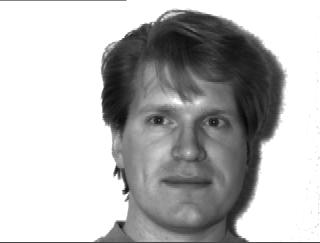
#> input picture Yale_Dataset_Eigenface/subject01.centerlight.jpg, 320 x 243 px, found by its file name; its folder holds 4 pictures in this run
$ python final_viola.py
#> lines starting #> are read from the running program, lines starting #| are printed output that depends on the picture
import numpy as np
import cv2
import os
files = [f for f in os.listdir(r'.\Yale_Dataset_Eigenface')] # Reading the files
count = 0 # count of properly detected images
image = [np.array(cv2.imread(r'.\\Yale_Dataset_Eigenface\\'+img)).flatten() for img in files] # array of flattened images
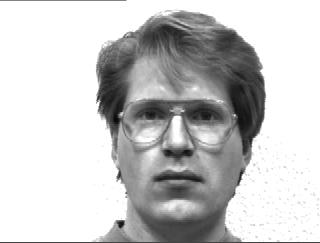
#> input picture Yale_Dataset_Eigenface/subject01.glasses.jpg, 320 x 243 px, found by its file name
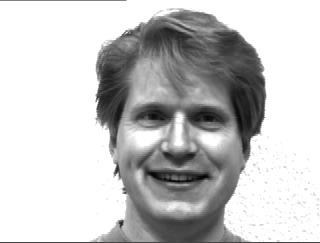
#> input picture Yale_Dataset_Eigenface/subject01.happy.jpg, 320 x 243 px, found by its file name
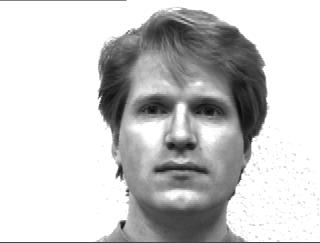
#> input picture Yale_Dataset_Eigenface/subject01.normal.jpg, 320 x 243 px, found by its file name
#> image = 4 items
face_cascade = cv2.CascadeClassifier(r".\cascade.xml") #  from the cascade.xml trained from or dataset
for i in files:
    w_list = [] # width of images
    h_list = [] # height of images
    img = cv2.imread(r'.\\Yale_Dataset_Eigenface\\'+i)
#> img is the input picture: shape (243, 320, 3); min 7, max 255, mean 184.4
    # print(img.shape)
    gray = cv2.cvtColor(img, cv2.COLOR_BGR2GRAY) # to convert it to grayscale
    faces = face_cascade.detectMultiScale(gray, 1.001, 4) # hese the detection happens
#> faces = [[167, 123, 23, 23]]
    for (x,y,w,h) in faces:
        w_list.append(w)
        h_list.append(h)
#> this loop made 1 pass
#> after the loop, h_list = [23]; w_list = [23]
    pos = w_list.index(max(w_list)) # to find the maximum possible size of rectangle formed
#> pos = 0
    if w_list[pos]> 120 and h_list[pos] > 120: # if thi threshold is crossed, only then image is "detected"
        img = cv2.rectangle(img, (x,y),(x+w_list[pos],y+h_list[pos]),(255,0,0),2)
        cv2.imwrite(".\\cropped_dataset\\" +i, img[y:y+h_list[pos],x:x+w_list[pos]]) # cropping the image detected for further use in Eigenfaces
        count+=1
print("Accuracy:")
print(100*count/len(files)) # Accuracy
# cv2.imshow('img',img)
# cv2.waitKey(0)
# cv2.destroyAllWindows()
